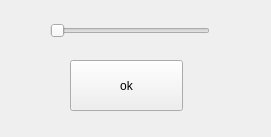
<?xml version="1.0" encoding="UTF-8"?>
<ui version="4.0">
 <class>MainWindow</class>
 <widget class="QMainWindow" name="MainWindow">
  <property name="geometry">
   <rect>
    <x>0</x>
    <y>0</y>
    <width>271</width>
    <height>137</height>
   </rect>
  </property>
  <property name="windowTitle">
   <string>MainWindow</string>
  </property>
  <widget class="QWidget" name="centralwidget">
   <widget class="QSlider" name="horizontalSlider">
    <property name="geometry">
     <rect>
      <x>50</x>
      <y>20</y>
      <width>160</width>
      <height>22</height>
     </rect>
    </property>
    <property name="orientation">
     <enum>Qt::Horizontal</enum>
    </property>
   </widget>
   <widget class="QPushButton" name="pushButton">
    <property name="geometry">
     <rect>
      <x>70</x>
      <y>60</y>
      <width>113</width>
      <height>51</height>
     </rect>
    </property>
    <property name="text">
     <string>ok</string>
    </property>
   </widget>
  </widget>
 </widget>
 <resources/>
 <connections/>
</ui>
